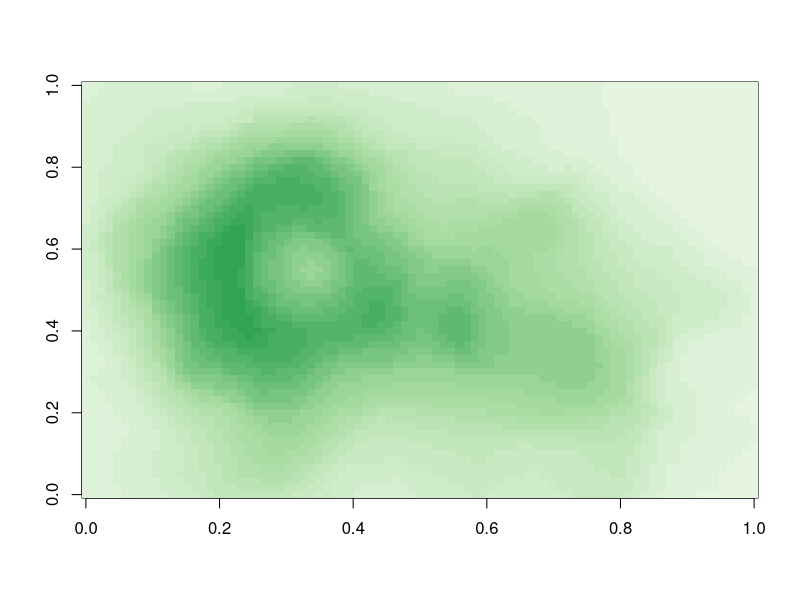
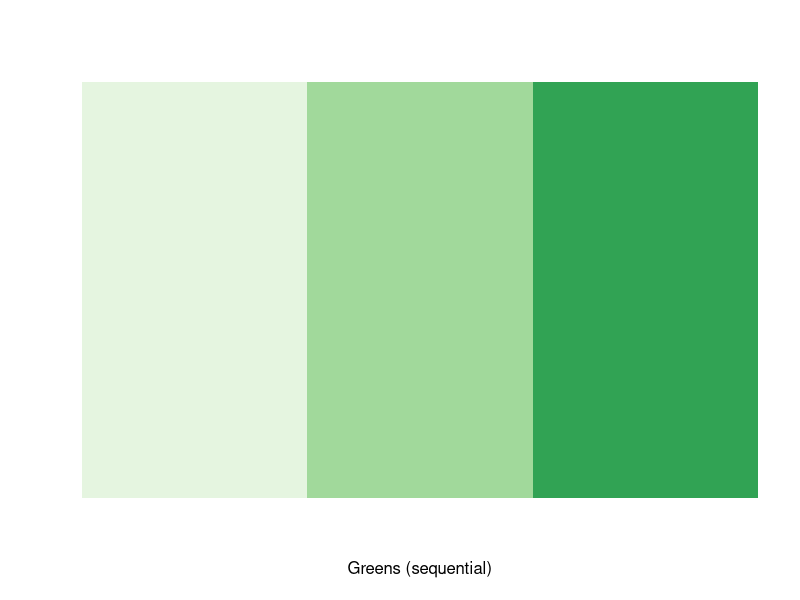

Here is the R script that generated these plots, in order:
# colorRamp 返回的对象是0-1的数值
pal <- colorRamp(c("red","blue"))
pal(0) # red
pal(1) # blue
pal(0.5)
pal(seq(0,1,len=10))

# colorRampPalette 返回的是十六进制
pal <- colorRampPalette(c("red","yellow"))
pal(1)
pal(2)
pal(10)

library(RColorBrewer)
brewer.pal.info

cols <- brewer.pal(3,"Greens")
pal <- colorRampPalette(cols)
image(volcano, col = pal(20))

display.brewer.pal(3,"Greens")
